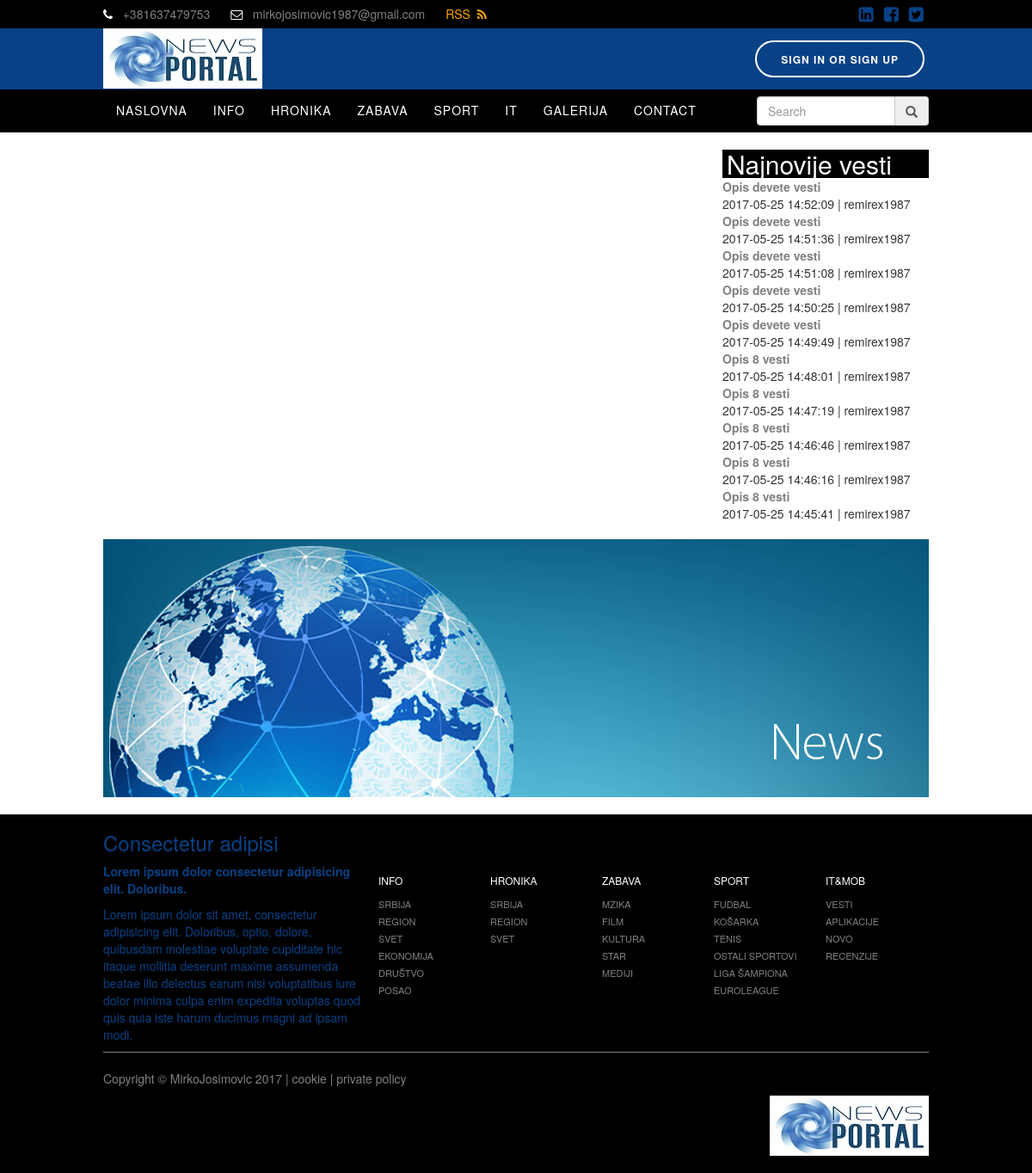
Screenshot of /search.php with the database file from the repository.
### tables this page shows
CREATE TABLE `kategorije` (
  `id` int(2) UNSIGNED NOT NULL,
  `naziv` varchar(50) NOT NULL
);

CREATE TABLE `news` (
  `id` int(3) UNSIGNED NOT NULL,
  `naslov` varchar(200) NOT NULL,
  `opis` varchar(200) NOT NULL,
  `sadrzaj` text NOT NULL,
  `datum` timestamp NOT NULL DEFAULT CURRENT_TIMESTAMP,
  `autor` varchar(42) NOT NULL,
  `slika` varchar(100) NOT NULL,
  `idkategorije` int(2) NOT NULL,
  `obrisan` int(1) NOT NULL DEFAULT '0'
);

### search.php (the view, shortened to what this page needs)
<?php
require_once('function.php');
?>
<!doctype html>
<html>
<head>
    <link href="fontawesome/css/font-awesome.min.css" rel="stylesheet" type="text/css">
    <link href="css/main.css" rel="stylesheet" type="text/css">
    <link href="bootstrap-3.3.7-dist/css/bootstrap.min.css" rel="stylesheet" type="text/css">
    </head>
    <body>
    <header id="header">
		<?php
		include('temp_header.php');
		?>
        </header>
		<div class="wrapper">
            <section id="container_news">
             <?php
                 $db = connect();
                        ?>
			    <section class="side_news">
                <h2>Najnovije vesti</h2>
                <?php
                $sql = "SELECT * FROM news WHERE obrisan=0 ORDER BY id DESC LIMIT 10";
                $res = mysqli_query($db,$sql);
                while($row = mysqli_fetch_object($res))
                {
                    ?>
                    <article class="block">
                        <p><b><a href="big_news.php?id=<?=$row->id?>"><?=$row->opis?></a></b></p>
                        <p><?=$row->datum?> | <?=$row->autor?></p>
                    </article>
                    <?php
                }
                ?>
                </section>
            </section>
		</div>
    <div class="wrapper">
        <?php
        include'temp_slider.php';
        ?>
    </div>
	<footer id="footer">
		<?php
		include('temp_footer.php');
		?>
	</footer>
    </body>
</html>

### function.php (shortened to what this page needs)
<?php
function prikaziMeni($db)
{
    $sql = "SELECT * FROM kategorije";
    $res = mysqli_query($db,$sql);
    while($row = mysqli_fetch_object($res))
    {
        echo "<li><a href='index.php?naziv=$row->naziv'>$row->naziv</a></li>";
    }
}
?>

### css/main.css (style rules this page uses)
body { font-family: 'Open Sans',Arial, sans-serif; margin: 0; padding: 0; font-size: 14px; color: gray; }
h1,h2,h3,h4,h5,h6 { font-weight: normal; margin-bottom: 0.5em; margin-top: 0.5em; }
h2 { font-size: 26px; }
p { margin:0 0 0.5em; }
a:link, a:visited { color: gray; text-decoration:none; }
.wrapper { width: 960px; margin: 0 auto; }
.wrapper:after { content: ""; display: table; clear: both; }
#header { background-color: #094186; margin-bottom: 20px; }
.nav ul li { float: left; position: relative; }
.nav ul li a { display: block; padding: 0 15px; height: 50px; line-height: 49px; text-transform: uppercase; letter-spacing: 1px; font-weight: 500; text-align: center; color: #fff; }
.nav ul li a:link, .nav ul li a:visited { text-decoration: none; }
#container_news, #container_gallery { overflow: hidden; }
.side_news { float: right; width: 240px; }
.block { width: 240px; }
.block p { margin: 0; }
.side_news h2 { background-color: #000; margin: 0; color: #fff; padding-left: 5px; }
#footer { background-color: #000; color: #094186; }

### rows the page displays
kategorije: naziv "INFO"
kategorije: naziv "HRONIKA"
kategorije: naziv "ZABAVA"
kategorije: naziv "SPORT"
kategorije: naziv "IT"
news: opis "Opis devete vesti", datum "2017-05-25 14:52:09", autor "remirex1987"
news: opis "Opis devete vesti", datum "2017-05-25 14:51:36", autor "remirex1987"
news: opis "Opis devete vesti", datum "2017-05-25 14:51:08", autor "remirex1987"
news: opis "Opis devete vesti", datum "2017-05-25 14:50:25", autor "remirex1987"
news: opis "Opis devete vesti", datum "2017-05-25 14:49:49", autor "remirex1987"
news: opis "Opis 8 vesti", datum "2017-05-25 14:48:01", autor "remirex1987"
news: opis "Opis 8 vesti", datum "2017-05-25 14:47:19", autor "remirex1987"
news: opis "Opis 8 vesti", datum "2017-05-25 14:46:46", autor "remirex1987"
news: opis "Opis 8 vesti", datum "2017-05-25 14:46:16", autor "remirex1987"
news: opis "Opis 8 vesti", datum "2017-05-25 14:45:41", autor "remirex1987"
